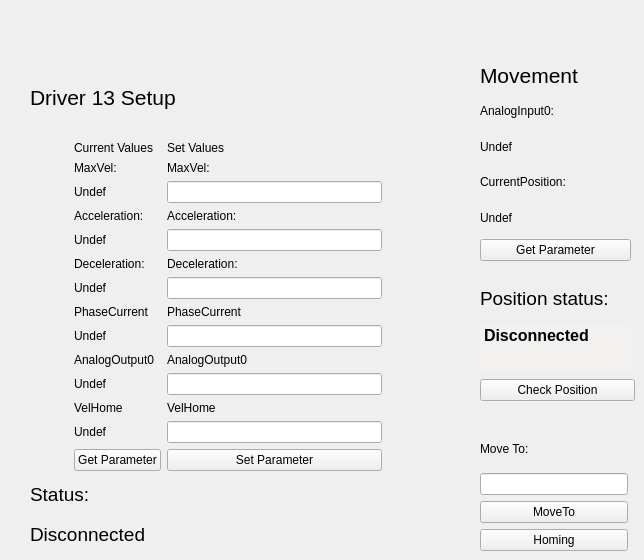
          <widget class="QWidget" name="tab_18">
           <attribute name="title">
            <string>13</string>
           </attribute>
           <attribute name="toolTip">
            <string>Driver 13 Setup and Movimentation</string>
           </attribute>
           <widget class="QWidget" name="layoutWidget_37">
            <property name="geometry">
             <rect>
              <x>480</x>
              <y>430</y>
              <width>148</width>
              <height>121</height>
             </rect>
            </property>
            <layout class="QVBoxLayout" name="verticalLayout_75">
             <item>
              <widget class="QLabel" name="label_313">
               <property name="text">
                <string>Move To:</string>
               </property>
              </widget>
             </item>
             <item>
              <widget class="QLineEdit" name="LineEditMoveToValue_13">
               <property name="toolTip">
                <string>Position to move driver 13</string>
               </property>
              </widget>
             </item>
             <item>
              <widget class="QPushButton" name="MoveTo_13">
               <property name="toolTip">
                <string>Move driver 13 to the position specified above</string>
               </property>
               <property name="text">
                <string>MoveTo</string>
               </property>
              </widget>
             </item>
             <item>
              <widget class="QPushButton" name="Homing_13">
               <property name="toolTip">
                <string>Execute the driver 13 homing procedure</string>
               </property>
               <property name="text">
                <string>Homing</string>
               </property>
              </widget>
             </item>
            </layout>
           </widget>
           <widget class="QWidget" name="layoutWidget_38">
            <property name="geometry">
             <rect>
              <x>480</x>
              <y>60</y>
              <width>151</width>
              <height>201</height>
             </rect>
            </property>
            <layout class="QVBoxLayout" name="verticalLayout_76">
             <item>
              <widget class="QLabel" name="label_314">
               <property name="font">
                <font>
                 <pointsize>16</pointsize>
                </font>
               </property>
               <property name="text">
                <string>Movement</string>
               </property>
              </widget>
             </item>
             <item>
              <widget class="QLabel" name="label_315">
               <property name="text">
                <string>AnalogInput0:</string>
               </property>
              </widget>
             </item>
             <item>
              <widget class="QLabel" name="LabelMovAnalogInput0_13">
               <property name="toolTip">
                <string>Current value of driver 13 AnalogInput(0)</string>
               </property>
               <property name="text">
                <string>Undef</string>
               </property>
              </widget>
             </item>
             <item>
              <widget class="QLabel" name="label_316">
               <property name="text">
                <string>CurrentPosition:</string>
               </property>
              </widget>
             </item>
             <item>
              <widget class="QLabel" name="LabelMovCurrentPosition_13">
               <property name="toolTip">
                <string>Current value of driver 13 CurrentPosition</string>
               </property>
               <property name="text">
                <string>Undef</string>
               </property>
              </widget>
             </item>
             <item>
              <widget class="QPushButton" name="GetParameterMov_13">
               <property name="toolTip">
                <string>Get position parameters of driver 13</string>
               </property>
               <property name="text">
                <string>Get Parameter</string>
               </property>
              </widget>
             </item>
            </layout>
           </widget>
           <widget class="QWidget" name="layoutWidget_34">
            <property name="geometry">
             <rect>
              <x>30</x>
              <y>60</y>
              <width>352</width>
              <height>491</height>
             </rect>
            </property>
            <layout class="QGridLayout" name="gridLayout_46">
             <item row="0" column="0" colspan="3">
              <widget class="QLabel" name="label_212">
               <property name="font">
                <font>
                 <pointsize>16</pointsize>
                </font>
               </property>
               <property name="text">
                <string>Driver 13 Setup</string>
               </property>
              </widget>
             </item>
             <item row="1" column="0">
              <layout class="QVBoxLayout" name="verticalLayout_29">
               <item>
                <widget class="QLabel" name="Images_13">
                 <property name="minimumSize">
                  <size>
                   <width>0</width>
                   <height>100</height>
                  </size>
                 </property>
                 <property name="maximumSize">
                  <size>
                   <width>200</width>
                   <height>150</height>
                  </size>
                 </property>
                 <property name="text">
                  <string/>
                 </property>
                 <property name="pixmap">
                  <pixmap resource="file.qrc">:/Driver.jpg</pixmap>
                 </property>
                 <property name="scaledContents">
                  <bool>true</bool>
                 </property>
                </widget>
               </item>
               <item>
                <widget class="QLabel" name="label_213">
                 <property name="text">
                  <string/>
                 </property>
                </widget>
               </item>
              </layout>
             </item>
             <item row="1" column="1">
              <widget class="QLabel" name="label_377">
               <property name="minimumSize">
                <size>
                 <width>25</width>
                 <height>0</height>
                </size>
               </property>
               <property name="text">
                <string/>
               </property>
              </widget>
             </item>
             <item row="1" column="2">
              <layout class="QGridLayout" name="gridLayout_29">
               <item row="0" column="0">
                <widget class="QLabel" name="label_214">
                 <property name="text">
                  <string>Current Values</string>
                 </property>
                </widget>
               </item>
               <item row="0" column="1">
                <widget class="QLabel" name="label_215">
                 <property name="text">
                  <string>Set Values</string>
                 </property>
                </widget>
               </item>
               <item row="1" column="0">
                <widget class="QLabel" name="label_220">
                 <property name="text">
                  <string>MaxVel:</string>
                 </property>
                </widget>
               </item>
               <item row="1" column="1">
                <widget class="QLabel" name="label_221">
                 <property name="text">
                  <string>MaxVel:</string>
                 </property>
                </widget>
               </item>
               <item row="2" column="0">
                <widget class="QLabel" name="LabelMaxVelSetup_13">
                 <property name="toolTip">
                  <string>Current value of driver 13 MaxVel</string>
                 </property>
                 <property name="text">
                  <string>Undef</string>
                 </property>
                </widget>
               </item>
               <item row="2" column="1">
                <widget class="QLineEdit" name="LineEditMaxVelSetup_13">
                 <property name="toolTip">
                  <string>&lt;html&gt;&lt;head/&gt;&lt;body&gt;&lt;p&gt;MaxVel of driver 13 to set&lt;/p&gt;&lt;/body&gt;&lt;/html&gt;</string>
                 </property>
                </widget>
               </item>
               <item row="3" column="0">
                <widget class="QLabel" name="label_226">
                 <property name="text">
                  <string>Acceleration:</string>
                 </property>
                </widget>
               </item>
               <item row="3" column="1">
                <widget class="QLabel" name="label_227">
                 <property name="text">
                  <string>Acceleration:</string>
                 </property>
                </widget>
               </item>
               <item row="4" column="0">
                <widget class="QLabel" name="LabelAccelerationSetup_13">
                 <property name="toolTip">
                  <string>Current value of driver 13 Acceleration</string>
                 </property>
                 <property name="text">
                  <string>Undef</string>
                 </property>
                </widget>
               </item>
               <item row="4" column="1">
                <widget class="QLineEdit" name="LineEditAccelerationSetup_13">
                 <property name="toolTip">
                  <string>&lt;html&gt;&lt;head/&gt;&lt;body&gt;&lt;p&gt;Acceleration of driver 13 to set&lt;/p&gt;&lt;/body&gt;&lt;/html&gt;</string>
                 </property>
                </widget>
               </item>
               <item row="5" column="0">
                <widget class="QLabel" name="label_232">
                 <property name="text">
                  <string>Deceleration:</string>
                 </property>
                </widget>
               </item>
               <item row="5" column="1">
                <widget class="QLabel" name="label_233">
                 <property name="text">
                  <string>Deceleration:</string>
                 </property>
                </widget>
               </item>
               <item row="6" column="0">
                <widget class="QLabel" name="LabelDecelerationSetup_13">
                 <property name="toolTip">
                  <string>Current value of driver 13 Deceleration</string>
                 </property>
                 <property name="text">
                  <string>Undef</string>
                 </property>
                </widget>
               </item>
               <item row="6" column="1">
                <widget class="QLineEdit" name="LineEditDecelerationSetup_13">
                 <property name="toolTip">
                  <string>&lt;html&gt;&lt;head/&gt;&lt;body&gt;&lt;p&gt;Deceleration of driver 13 to set&lt;/p&gt;&lt;/body&gt;&lt;/html&gt;</string>
                 </property>
                </widget>
               </item>
               <item row="7" column="0">
                <widget class="QLabel" name="label_238">
                 <property name="text">
                  <string>PhaseCurrent</string>
                 </property>
                </widget>
               </item>
               <item row="7" column="1">
                <widget class="QLabel" name="label_239">
                 <property name="text">
                  <string>PhaseCurrent</string>
                 </property>
                </widget>
               </item>
               <item row="8" column="0">
                <widget class="QLabel" name="LabelPhaseCurrentSetup_13">
                 <property name="toolTip">
                  <string>Current value of driver 13 PhaseCurrent</string>
                 </property>
                 <property name="text">
                  <string>Undef</string>
                 </property>
                </widget>
               </item>
               <item row="8" column="1">
                <widget class="QLineEdit" name="LineEditPhaseCurrentSetup_13">
                 <property name="toolTip">
                  <string>&lt;html&gt;&lt;head/&gt;&lt;body&gt;&lt;p&gt; PhaseCurrent of driver 13 to set&lt;/p&gt;&lt;/body&gt;&lt;/html&gt;</string>
                 </property>
                </widget>
               </item>
               <item row="9" column="0">
                <widget class="QLabel" name="label_244">
                 <property name="text">
                  <string>AnalogOutput0</string>
                 </property>
                </widget>
               </item>
               <item row="9" column="1">
                <widget class="QLabel" name="label_245">
                 <property name="text">
                  <string>AnalogOutput0</string>
                 </property>
                </widget>
               </item>
               <item row="10" column="0">
                <widget class="QLabel" name="LabelAnalogOutputSetup_13">
                 <property name="toolTip">
                  <string>Current value of driver 13 AnalogOutput(0)</string>
                 </property>
                 <property name="text">
                  <string>Undef</string>
                 </property>
                </widget>
               </item>
               <item row="10" column="1">
                <widget class="QLineEdit" name="LineEditAnalogOutputSetup_13">
                 <property name="toolTip">
                  <string>&lt;html&gt;&lt;head/&gt;&lt;body&gt;&lt;p&gt; AnalogOutput(0) of driver 13 to set&lt;/p&gt;&lt;/body&gt;&lt;/html&gt;</string>
                 </property>
                </widget>
               </item>
               <item row="11" column="0">
                <widget class="QLabel" name="label_378">
                 <property name="text">
                  <string>VelHome</string>
                 </property>
                </widget>
               </item>
               <item row="11" column="1">
                <widget class="QLabel" name="label_379">
                 <property name="text">
                  <string>VelHome</string>
                 </property>
                </widget>
               </item>
               <item row="12" column="0">
                <widget class="QLabel" name="LabelVelHomeSetup_13">
                 <property name="toolTip">
                  <string>Current value of driver 13 VelHome</string>
                 </property>
                 <property name="text">
                  <string>Undef</string>
                 </property>
                </widget>
               </item>
               <item row="12" column="1">
                <widget class="QLineEdit" name="LineEditVelHomeSetup_13">
                 <property name="toolTip">
                  <string>&lt;html&gt;&lt;head/&gt;&lt;body&gt;&lt;p&gt; VelHome of driver 13 to set&lt;/p&gt;&lt;/body&gt;&lt;/html&gt;</string>
                 </property>
                </widget>
               </item>
               <item row="13" column="0">
                <widget class="QPushButton" name="GetParameterDriver_13">
                 <property name="toolTip">
                  <string>&lt;html&gt;&lt;head/&gt;&lt;body&gt;&lt;p&gt;Get the current parameter of the driver 13&lt;/p&gt;&lt;/body&gt;&lt;/html&gt;</string>
                 </property>
                 <property name="text">
                  <string>Get Parameter</string>
                 </property>
                </widget>
               </item>
               <item row="13" column="1">
                <widget class="QPushButton" name="SetParameterDriver_13">
                 <property name="toolTip">
                  <string>&lt;html&gt;&lt;head/&gt;&lt;body&gt;&lt;p&gt;Set parameter of driver 13. Nota bene: in order to accomplished the command you have to set all the fields above.&lt;/p&gt;&lt;/body&gt;&lt;/html&gt;</string>
                 </property>
                 <property name="text">
                  <string>Set Parameter</string>
                 </property>
                </widget>
               </item>
              </layout>
             </item>
             <item row="2" column="0" colspan="3">
              <layout class="QVBoxLayout" name="verticalLayout_30">
               <item>
                <widget class="QLabel" name="label_250">
                 <property name="font">
                  <font>
                   <pointsize>14</pointsize>
                  </font>
                 </property>
                 <property name="text">
                  <string>Status:</string>
                 </property>
                </widget>
               </item>
               <item>
                <widget class="QLabel" name="LabelStatusDriver13">
                 <property name="font">
                  <font>
                   <pointsize>14</pointsize>
                  </font>
                 </property>
                 <property name="toolTip">
                  <string>Driver 13 Status</string>
                 </property>
                 <property name="text">
                  <string>Disconnected</string>
                 </property>
                </widget>
               </item>
              </layout>
             </item>
            </layout>
           </widget>
           <widget class="QWidget" name="layoutWidget_53">
            <property name="geometry">
             <rect>
              <x>480</x>
              <y>280</y>
              <width>155</width>
              <height>121</height>
             </rect>
            </property>
            <layout class="QVBoxLayout" name="verticalLayout_90">
             <item>
              <layout class="QVBoxLayout" name="verticalLayout_47">
               <item>
                <widget class="QLabel" name="label_322">
                 <property name="font">
                  <font>
                   <pointsize>14</pointsize>
                  </font>
                 </property>
                 <property name="text">
                  <string>Position status:</string>
                 </property>
                </widget>
               </item>
               <item>
                <widget class="QTextEdit" name="LabelPositionStatus_13">
                 <property name="maximumSize">
                  <size>
                   <width>151</width>
                   <height>51</height>
                  </size>
                 </property>
                 <property name="palette">
                  <palette>
                   <active>
                    <colorrole role="Base">
                     <brush brushstyle="SolidPattern">
                      <color alpha="255">
                       <red>242</red>
                       <green>241</green>
                       <blue>240</blue>
                      </color>
                     </brush>
                    </colorrole>
                   </active>
                   <inactive>
                    <colorrole role="Base">
                     <brush brushstyle="SolidPattern">
                      <color alpha="255">
                       <red>242</red>
                       <green>241</green>
                       <blue>240</blue>
                      </color>
                     </brush>
                    </colorrole>
                   </inactive>
                   <disabled>
                    <colorrole role="Base">
                     <brush brushstyle="SolidPattern">
                      <color alpha="255">
                       <red>255</red>
                       <green>255</green>
                       <blue>255</blue>
                      </color>
                     </brush>
                    </colorrole>
                   </disabled>
                  </palette>
                 </property>
                 <property name="font">
                  <font>
                   <pointsize>12</pointsize>
                   <weight>75</weight>
                   <bold>true</bold>
                  </font>
                 </property>
                 <property name="toolTip">
                  <string>&lt;html&gt;&lt;head/&gt;&lt;body&gt;&lt;p&gt;&lt;span style=&quot; font-size:11pt; font-weight:400;&quot;&gt;Here is printed the correspondence between the estimated position and the CurrentPosition of the driver 13.&lt;/span&gt;&lt;/p&gt;&lt;/body&gt;&lt;/html&gt;</string>
                 </property>
                 <property name="frameShape">
                  <enum>QFrame::NoFrame</enum>
                 </property>
                 <property name="html">
                  <string>&lt;!DOCTYPE HTML PUBLIC &quot;-//W3C//DTD HTML 4.0//EN&quot; &quot;http://www.w3.org/TR/REC-html40/strict.dtd&quot;&gt;
&lt;html&gt;&lt;head&gt;&lt;meta name=&quot;qrichtext&quot; content=&quot;1&quot; /&gt;&lt;style type=&quot;text/css&quot;&gt;
p, li { white-space: pre-wrap; }
&lt;/style&gt;&lt;/head&gt;&lt;body style=&quot; font-family:'.SF NS Text'; font-size:12pt; font-weight:600; font-style:normal;&quot;&gt;
&lt;p style=&quot; margin-top:0px; margin-bottom:0px; margin-left:0px; margin-right:0px; -qt-block-indent:0; text-indent:0px;&quot;&gt;&lt;span style=&quot; font-family:'Ubuntu';&quot;&gt;Disconnected&lt;/span&gt;&lt;/p&gt;&lt;/body&gt;&lt;/html&gt;</string>
                 </property>
                 <property name="textInteractionFlags">
                  <set>Qt::TextSelectableByMouse</set>
                 </property>
                </widget>
               </item>
              </layout>
             </item>
             <item>
              <widget class="QPushButton" name="CheckPositionButton_13">
               <property name="toolTip">
                <string>&lt;html&gt;&lt;head/&gt;&lt;body&gt;&lt;p&gt;Verify the correspondence between the estimated position and the current position of the driver 13.&lt;/p&gt;&lt;/body&gt;&lt;/html&gt;</string>
               </property>
               <property name="text">
                <string>Check Position</string>
               </property>
              </widget>
             </item>
            </layout>
           </widget>
          </widget>
